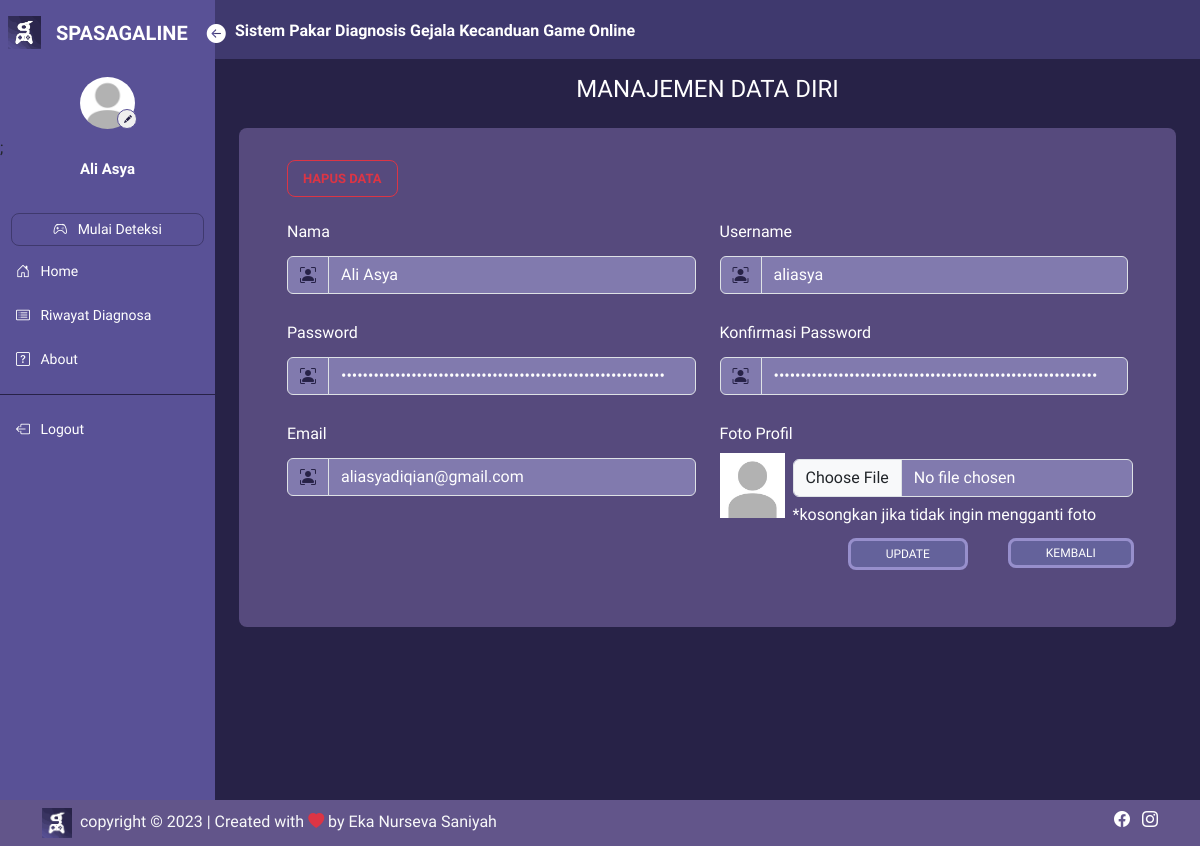
The app's page /pengguna/profil.php (signed in) with its own data.
### tables this page shows
CREATE TABLE `user` (
  `iduser` int(11) NOT NULL,
  `nama` varchar(50) NOT NULL,
  `username` varchar(45) NOT NULL,
  `password` varchar(100) NOT NULL,
  `email` varchar(50) NOT NULL,
  `foto` varchar(50) NOT NULL,
  `level` varchar(30) NOT NULL
);

### controller/controller_main.php (called while the page is built, shortened)
<?php
$conn = mysqli_connect("localhost", "root", "", "spasagaline");
function query($query)
{
    global $conn;
    $result = mysqli_query($conn, $query);
    $rows = [];
    while ($row = mysqli_fetch_assoc($result)) {
        $rows[] = $row;
    }
    return $rows;
}
function dekripsi($kata)
{
    $string = base64_decode($kata);
    $key = substr($string, 0, 44);
    $enkripsi = substr($string, 44);
    $hasil = openssl_decrypt($enkripsi, 'AES-256-CBC', $key, 0, substr($key, 0, 16));
    return $hasil;
}
?>

### pengguna/profil.php (the view, shortened to what this page needs)
<?php
$id = dekripsi($_COOKIE['SPASAGALINENS']);
$user = query("SELECT * FROM user WHERE iduser = $id")[0];
?>
<html lang="en">
<head>
    <link href="https://cdn.jsdelivr.net/npm/bootstrap@5.3.0/dist/css/bootstrap.min.css" rel="stylesheet"
>
    <link rel="stylesheet" href="https://cdn.jsdelivr.net/npm/bootstrap-icons@1.10.5/font/bootstrap-icons.css">
    <link rel="stylesheet" href="../style.css">
</head>
<body>
    <div class="main-container d-flex">
        <?php
        if ($user['level'] === "User") {
            require_once('../sidenav/sidebar_user.php');
        } elseif ($user['level'] === "Admin") {
            require_once('../sidenav/sidebar.php');
        }
        ?>
        <div class="content">
            <?php
            require_once('../sidenav/navbar.php');
            ?>
            <div class="contents px-4 py-3">
                <h4 class="text-white text-center pb-3">MANAJEMEN DATA DIRI</h4>
                <div class="tabel text-white px-5 py-4">
                    <form method="post" action="" enctype="multipart/form-data">
                        <div class="mt-2 mb-3 delete">
                            <a class="btn delete" id="delete" onclick="confirmDelete(<?= $user['iduser']; ?>)">
                                HAPUS DATA
                            </a>
                        </div>
                        <div class="row pb-1">
                            <div class="col-6">
                                <label for="nama" class="col-form-label">Nama</label>
                                <div class="input-group mb-3">
                                    <span class="input-group-text"><i class="bi bi-person-bounding-box"></i></span>
                                    <input type="text" class="form-control" id="nama" name="nama"
                                        value="<?= $user['nama']; ?>" placeholder="Masukkan Nama">
                                </div>
                            </div>
                            <div class="col-6">
                                <label for="username" class="col-form-label">Username</label>
                                <div class="input-group mb-3">
                                    <span class="input-group-text"><i class="bi bi-person-bounding-box"></i></span>
                                    <input type="text" class="form-control" id="username"
                                        value="<?= $user['username']; ?>" name="username"
                                        placeholder="Masukkan Username">
                                </div>
                            </div>
                        </div>
                        <div class="row pb-1">
                            <div class="col-6">
                                <label for="password" class="col-form-label">Password</label>
                                <div class="input-group mb-3">
                                    <span class="input-group-text"><i class="bi bi-person-bounding-box"></i></span>
                                    <input type="password" class="form-control" id="password"
                                        value="<?= $user['password']; ?>" name="pwd" placeholder="Masukkan Password">
                                </div>
                            </div>
                            <div class="col-6">
                                <label for="password2" class="col-form-label">Konfirmasi Password</label>
                                <div class="input-group mb-3">
                                    <span class="input-group-text"><i class="bi bi-person-bounding-box"></i></span>
                                    <input type="password" class="form-control" id="password2"
                                        value="<?= $user['password']; ?>" name="pwd2"
                                        placeholder="Masukkan Ulang Password">
                                </div>
                            </div>
                        </div>
                        <div class="row pb-1">
                            <div class="col-6">
                                <label for="email" class="col-form-label">Email</label>
                                <div class="input-group mb-3">
                                    <span class="input-group-text"><i class="bi bi-person-bounding-box"></i></span>
                                    <input type="email" class="form-control" id="email" value="<?= $user['email']; ?>"
                                        name="email" placeholder="Masukkan Alamat Email">
                                </div>
                            </div>
                            <div class="col-6">
                                <label for="profil" class="col-form-label">Foto Profil</label>
                                <div class="foto-profil">
                                    <img src="../profil/<?= $user['foto']; ?>" class="img-preview">
                                </div>
                                <div class="col-10">
                                    <div class="input-group mb-3 uploadFoto">
                                        <input type="file" class="form-control" id="profil" name="foto">
                                    </div>
                                </div>
                                <label for="foto" class="foto">*kosongkan jika tidak ingin mengganti foto</label>
                            </div>
                        </div>
                        <div class="row pb-1 justify-content-end" style="margin-top: -20px; margin-bottom: 30px;">
                            <div class="col-2 me-3">
                                <div style="margin-top: 33px" class="col-2 tombol">
                                    <button type="submit" name="submit_profil">
                                        <span class="fw-medium">UPDATE</span>
                                    </button>
                                </div>
                            </div>
                            <div class="col-2">
                                <div style="margin-top: 33px" class="col-2 tombol">
                                    <a href="index.php" class="back fw-medium text-decoration-none">
                                        <span>KEMBALI</span>
                                    </a>
                                </div>
                            </div>
                        </div>
                    </form>
                </div>
            </div>
        </div>
    </div>
    <?php
    require_once('../sidenav/footer.php');
    ?>
</body>
</html>

### sidenav/sidebar_user.php (shortened to what this page needs)
<div class="sidebar" id="side_nav">
    <div class="header-box px-2 pt-3 pb-3 d-flex">
        <img src="../img/Logo.png" alt="logo spasagaline">
        <span class="fs-5 fw-bold text-white" style="margin-top: 1.6px;">SPASAGALINE</span>
        <button id="btnside" class="btn px-0 py-0 text-white btn-open">
            <i class="bi bi-arrow-left-circle-fill"></i>
        </button>
    </div>
    <div class="profil">
        <img src="../profil/<?= $user['foto']; ?>" class="rounded-circle" alt="profi">
        <a href="../pengguna/profil.php"><button class="rounded-circle"><i class="bi bi-pencil-fill"></i></button></a>;
        <h1>
            <?= $user['nama']; ?>
        </h1>
    </div>
    <ul class="list-unstyled pt-2 fw-medium">
        <li class="">
            <?php
            if ($user['level'] === "User") {
                echo '<a href="../diagnosa" class="text-decoration-none d-block text-center">
                        <i class="bi bi-controller"></i>
                        <span>Mulai Deteksi</span>
                      </a>';
            } else {
                echo '<a type="button" class="text-decoration-none d-block text-center" data-bs-toggle="modal" data-bs-target="#deteksi">Mulai Deteksi</a>';
            }
            ?>
        </li>
        <li class="">
            <a href="../pengguna" class="text-decoration-none d-block">
                <i class="bi bi-house-door"></i>
                <span>Home</span>
            </a>
        </li>
        <li class="">
            <a href="../riwayat/riwayat.php" class="text-decoration-none d-block">
                <i class="bi bi-card-list"></i>
                <span>Riwayat Diagnosa</span>
            </a>
        </li>
        <li class="">
            <a href="../about" class="text-decoration-none d-block">
                <i class="bi bi-question-square"></i>
                <span>About</span>
            </a>
        </li>
    </ul>
    <hr class="hr-color">
    <ul class="list-unstyled fw-medium">
        <li>
            <a href="../logout.php" class="text-decoration-none d-block">
                <i class="bi bi-box-arrow-left"></i>
                <span>Logout</span>
            </a>
        </li>
    </ul>
</div>

### style.css (style rules this page uses)
* { font-family: "Chakra Petch", sans-serif; }
body { background: #272247; margin: 0; padding: 0; border: 0; }
.content { min-height: 100vh; width: 100%; }
.sidebar { background: #595196; min-width: 215px; max-width: 215px; z-index: 1; transition: all ease-in 0.3s; }
hr.hr-color { color: #272247; opacity: 1; }
.sidebar ul { padding: 0 11px; }
.sidebar li { margin: 7px 0; }
.sidebar li a { color: white; padding: 8px 5px; font-size: 14px; margin-left: 0; }
.sidebar .header-box img { width: 33px; height: 33px; margin-right: 15px; }
.sidebar li a.text-center { border: solid rgb(39, 34, 71, 0.5) 0.3px; border-radius: 8px; padding: 5px 0; }
.sidebar li i { margin-right: 7px; }
.sidebar .profil img { width: 55px; height: 66px; margin-left: auto; margin-right: auto; padding: 7px 0; display: block; transition: all ease-in 0.3s; object-fit: cover; }
.sidebar .profil h1 { font-weight: 700; font-size: 15px; color: #ffff; text-align: center; margin-bottom: 20px; }
.sidebar .profil button { border: 1.5px solid #595196; position: absolute; margin-top: -27px; margin-left: 117px; width: 20px; height: 20px; }
.sidebar .profil button i { font-size: 8px; color: #272247; }
.sidebar #btnside { margin-top: 17px; transform: translateY(-50%); margin-left: 18px; font-size: 19px; }
.content .contents a { border: solid #978fcc; border-radius: 8px; padding: 5px 35px; background: rgb(121, 134, 199, 0.4); color: #ffffff; }
.contents .tombol button, .contents .submit a button { border: solid #978fcc; border-radius: 8px; padding: 4px 35px; background: rgb(121, 134, 199, 0.4); color: #ffffff; margin-top: -6.5px; }
.content .contents .tabel { border-radius: 8px; overflow: hidden; background: rgba(157, 136, 206, 0.4); }
.contents .tabel input, .contents .tabel textarea, .contents .tabel select { background: rgb(193, 193, 248, 0.4); margin-top: 5px; color: white; }
.contents .delete a.delete { font-size: 13px; font-weight: bold; border: 0.5px solid #dc3545; color: #dc3545; text-decoration: none; background: none; padding: 8px 15px; }
.contents .tabel .tombol { margin-top: 50px; height: 25px; width: 50px; font-size: 12px; margin-right: 80px; }
.contents .tabel .input-group span { background-color: rgb(193, 193, 248, 0.4); margin-top: 5px; color: #272247; }
.contents .tabel .img-preview { width: 65px; }
.contents .tabel .uploadFoto { margin-top: -64px; margin-left: 73px; }
.contents .tabel .foto { margin-top: -10px; margin-left: 73px; }

### records on screen
user: foto (placeholder picture), nama "Ali Asya", username "aliasya", email "aliasyadiqian@gmail.com"
